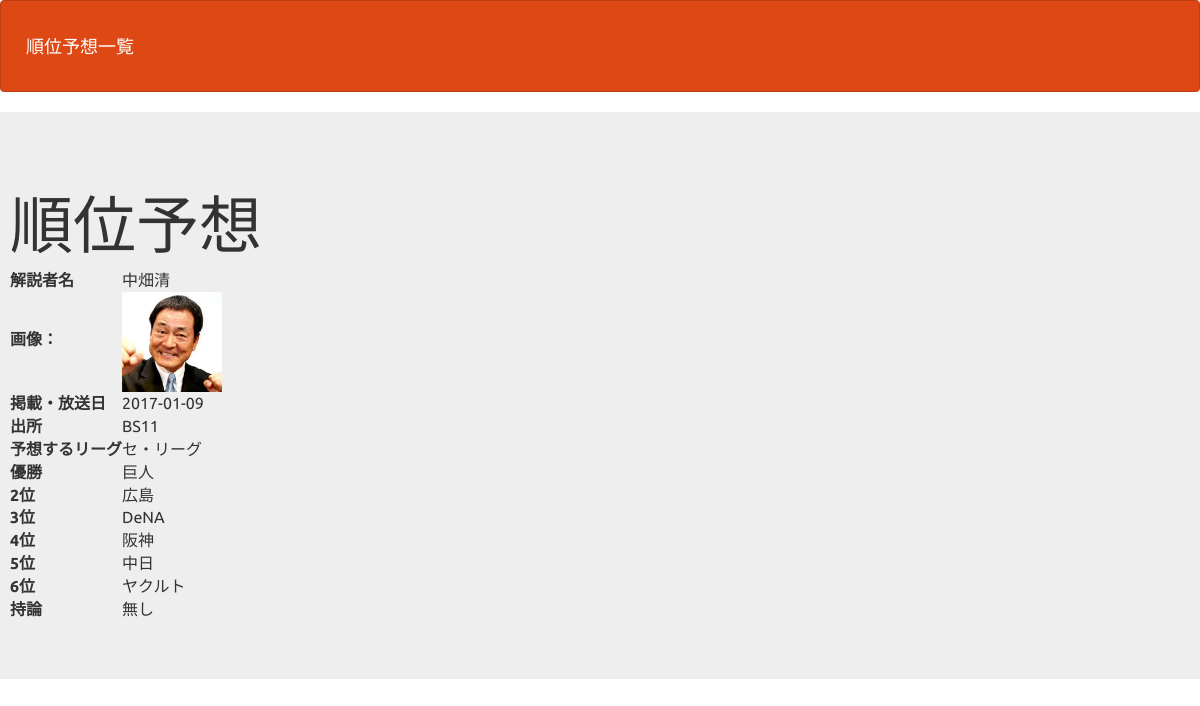
Page /detail_1.php?id=7&league=central on the committed database.
### tables this page shows
CREATE TABLE IF NOT EXISTS `central_league` (
`id` int(12) NOT NULL,
  `commentator` varchar(64) NOT NULL,
  `image` varchar(128) DEFAULT NULL,
  `indate` date NOT NULL,
  `source` varchar(64) NOT NULL,
  `first` varchar(12) NOT NULL,
  `second` varchar(12) NOT NULL,
  `third` varchar(12) NOT NULL,
  `fourth` varchar(12) NOT NULL,
  `fifth` varchar(12) NOT NULL,
  `sixth` varchar(12) NOT NULL,
  `remarks` text NOT NULL
);

### detail_1.php (the view, shortened to what this page needs)
<?php
$id = $_GET["id"];
$league = $_GET["league"];
$pdo = db_con();
if($league == "central"){
    $stmt = $pdo->prepare("SELECT * FROM central_league WHERE id=:id");
} else {
    $stmt = $pdo->prepare("SELECT * FROM pacific_league WHERE id=:id");
}
$stmt->bindValue(':id', $id, PDO::PARAM_INT);
$status = $stmt->execute();
if($status==false){
  queryError($stmt);
}else{
  $row = $stmt->fetch();
}
$leagueView="";
if($league == "central"){
    $leagueView='セ・リーグ';
} else {
    $leagueView='パ・リーグ';
}
?>
<!DOCTYPE html>
<html lang="ja">
<head>
  <link href="css/bootstrap.min.css" rel="stylesheet">
  <link href="css/style.css" rel="stylesheet">
</head>
<body>
<header>
  <nav class="navbar navbar-default">
    <div class="container-fluid">
    <div class="navbar-header"><a class="navbar-brand" href="select_1.php">順位予想一覧</a></div>
      </div>
  </nav>
</header>
<div class="jumbotron">
    <div class="de">
      <h1>順位予想</h1>
       <table>
        <tr>
            <th>解説者名</th>
            <td><?= $row["commentator"] ?></td>
        </tr>
        <tr>
            <th><label for="image">画像：</label></th>
            <td><img width="100" src="upload/<?= $row["image"] ?>"></td>
        </tr>
        <tr>
            <th>掲載・放送日</th>
            <td><?= $row["indate"] ?></td>
        </tr>
        <tr>
            <th>出所</th>
            <td><?= $row["source"] ?></td>
        </tr>
        <tr>
            <th>予想するリーグ</th>
            <td><?= $leagueView ?></td>
        </tr>
        <tr>
            <th>優勝</th>
            <td><?= $row["first"] ?></td>
        </tr>
        <tr>
            <th>2位</th>
            <td><?= $row["second"] ?></td>
        </tr>
        <tr>
            <th>3位</th>
            <td><?= $row["third"] ?></td>
        </tr>
        <tr>
            <th>4位</th>
            <td><?= $row["fourth"] ?></td>
        </tr>
        <tr>
            <th>5位</th>
            <td><?= $row["fifth"] ?></td>
        </tr>
        <tr>
            <th>6位</th>
            <td><?= $row["sixth"] ?></td>
        </tr>
        <tr>
            <th>持論</th>
            <td><?=$row["remarks"]?></td>
        </tr>
       </table>
    </div>
</div>
</body>
</html>

### detail_1.php (style rules this page uses)
div { padding: 10px;font-size:16px; }

### rows in the picture
central_league: commentator "中畑清", image (picture), indate "2017-01-09", source "BS11", first "巨人", second "広島", third "DeNA", fourth "阪神", fifth "中日", sixth "ヤクルト", remarks "無し"

### other values in the picture
$leagueView "セ・リーグ"
